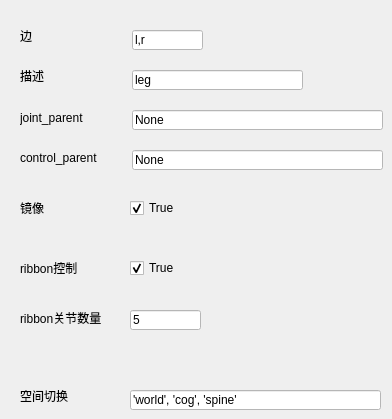
   <widget class="QWidget" name="leg_rig_property_widget">
    <widget class="QLineEdit" name="leg_rig_spceSwitch_lineEdit">
     <property name="geometry">
      <rect>
       <x>130</x>
       <y>390</y>
       <width>251</width>
       <height>20</height>
      </rect>
     </property>
     <property name="styleSheet">
      <string notr="true">background-color: rgb(255, 255, 255);
color: rgb(0, 0, 0);</string>
     </property>
     <property name="text">
      <string>'world', 'cog', 'spine'</string>
     </property>
    </widget>
    <widget class="QLabel" name="leg_rig_mirror_label">
     <property name="geometry">
      <rect>
       <x>20</x>
       <y>200</y>
       <width>24</width>
       <height>16</height>
      </rect>
     </property>
     <property name="styleSheet">
      <string notr="true"/>
     </property>
     <property name="text">
      <string>镜像</string>
     </property>
    </widget>
    <widget class="QLineEdit" name="leg_rig_describe_lineEdit">
     <property name="geometry">
      <rect>
       <x>132</x>
       <y>70</y>
       <width>171</width>
       <height>20</height>
      </rect>
     </property>
     <property name="styleSheet">
      <string notr="true">background-color: rgb(255, 255, 255);
color: rgb(0, 0, 0);</string>
     </property>
     <property name="text">
      <string>leg</string>
     </property>
    </widget>
    <widget class="QLineEdit" name="leg_rig_joint_parent_lineEdit">
     <property name="geometry">
      <rect>
       <x>132</x>
       <y>110</y>
       <width>251</width>
       <height>20</height>
      </rect>
     </property>
     <property name="styleSheet">
      <string notr="true">background-color: rgb(255, 255, 255);
color: rgb(0, 0, 0);</string>
     </property>
     <property name="text">
      <string>None</string>
     </property>
    </widget>
    <widget class="QCheckBox" name="leg_rig_mirror_checkBox">
     <property name="geometry">
      <rect>
       <x>130</x>
       <y>200</y>
       <width>71</width>
       <height>16</height>
      </rect>
     </property>
     <property name="text">
      <string>True</string>
     </property>
     <property name="checked">
      <bool>true</bool>
     </property>
    </widget>
    <widget class="QLineEdit" name="leg_rig_ribbonJntNumbers_lineEdit">
     <property name="geometry">
      <rect>
       <x>130</x>
       <y>310</y>
       <width>71</width>
       <height>20</height>
      </rect>
     </property>
     <property name="styleSheet">
      <string notr="true">background-color: rgb(255, 255, 255);
color: rgb(0, 0, 0);</string>
     </property>
     <property name="text">
      <string>5</string>
     </property>
    </widget>
    <widget class="QCheckBox" name="leg_rig_ribbonCtrl_checkBox">
     <property name="geometry">
      <rect>
       <x>130</x>
       <y>260</y>
       <width>71</width>
       <height>16</height>
      </rect>
     </property>
     <property name="text">
      <string>True</string>
     </property>
     <property name="checked">
      <bool>true</bool>
     </property>
    </widget>
    <widget class="QLabel" name="leg_rig_describe_label">
     <property name="geometry">
      <rect>
       <x>20</x>
       <y>70</y>
       <width>54</width>
       <height>12</height>
      </rect>
     </property>
     <property name="text">
      <string>描述</string>
     </property>
    </widget>
    <widget class="QLabel" name="leg_rig_spceSwitch_label">
     <property name="geometry">
      <rect>
       <x>20</x>
       <y>390</y>
       <width>54</width>
       <height>12</height>
      </rect>
     </property>
     <property name="text">
      <string>空间切换</string>
     </property>
    </widget>
    <widget class="QLineEdit" name="leg_rig_control_parent_lineEdit">
     <property name="geometry">
      <rect>
       <x>132</x>
       <y>150</y>
       <width>251</width>
       <height>20</height>
      </rect>
     </property>
     <property name="styleSheet">
      <string notr="true">background-color: rgb(255, 255, 255);
color: rgb(0, 0, 0);</string>
     </property>
     <property name="text">
      <string>None</string>
     </property>
    </widget>
    <widget class="QLabel" name="leg_rig_ribbonJntNumbers_label">
     <property name="geometry">
      <rect>
       <x>20</x>
       <y>310</y>
       <width>91</width>
       <height>16</height>
      </rect>
     </property>
     <property name="styleSheet">
      <string notr="true"/>
     </property>
     <property name="text">
      <string>ribbon关节数量</string>
     </property>
    </widget>
    <widget class="QLabel" name="leg_rig_side_label">
     <property name="geometry">
      <rect>
       <x>20</x>
       <y>30</y>
       <width>54</width>
       <height>12</height>
      </rect>
     </property>
     <property name="text">
      <string>边</string>
     </property>
    </widget>
    <widget class="QLabel" name="leg_rig_control_parent_lebel">
     <property name="geometry">
      <rect>
       <x>20</x>
       <y>150</y>
       <width>91</width>
       <height>16</height>
      </rect>
     </property>
     <property name="text">
      <string>control_parent</string>
     </property>
    </widget>
    <widget class="QLabel" name="leg_rig_joint_parent_label">
     <property name="geometry">
      <rect>
       <x>20</x>
       <y>110</y>
       <width>81</width>
       <height>16</height>
      </rect>
     </property>
     <property name="text">
      <string>joint_parent</string>
     </property>
    </widget>
    <widget class="QLabel" name="leg_rig_ribbonCtrl_label">
     <property name="geometry">
      <rect>
       <x>20</x>
       <y>260</y>
       <width>71</width>
       <height>16</height>
      </rect>
     </property>
     <property name="styleSheet">
      <string notr="true"/>
     </property>
     <property name="text">
      <string>ribbon控制</string>
     </property>
    </widget>
    <widget class="QLineEdit" name="leg_rig_side_lineEdit">
     <property name="geometry">
      <rect>
       <x>132</x>
       <y>30</y>
       <width>71</width>
       <height>20</height>
      </rect>
     </property>
     <property name="styleSheet">
      <string notr="true">background-color: rgb(255, 255, 255);
color: rgb(0, 0, 0);</string>
     </property>
     <property name="text">
      <string>l,r</string>
     </property>
    </widget>
   </widget>
